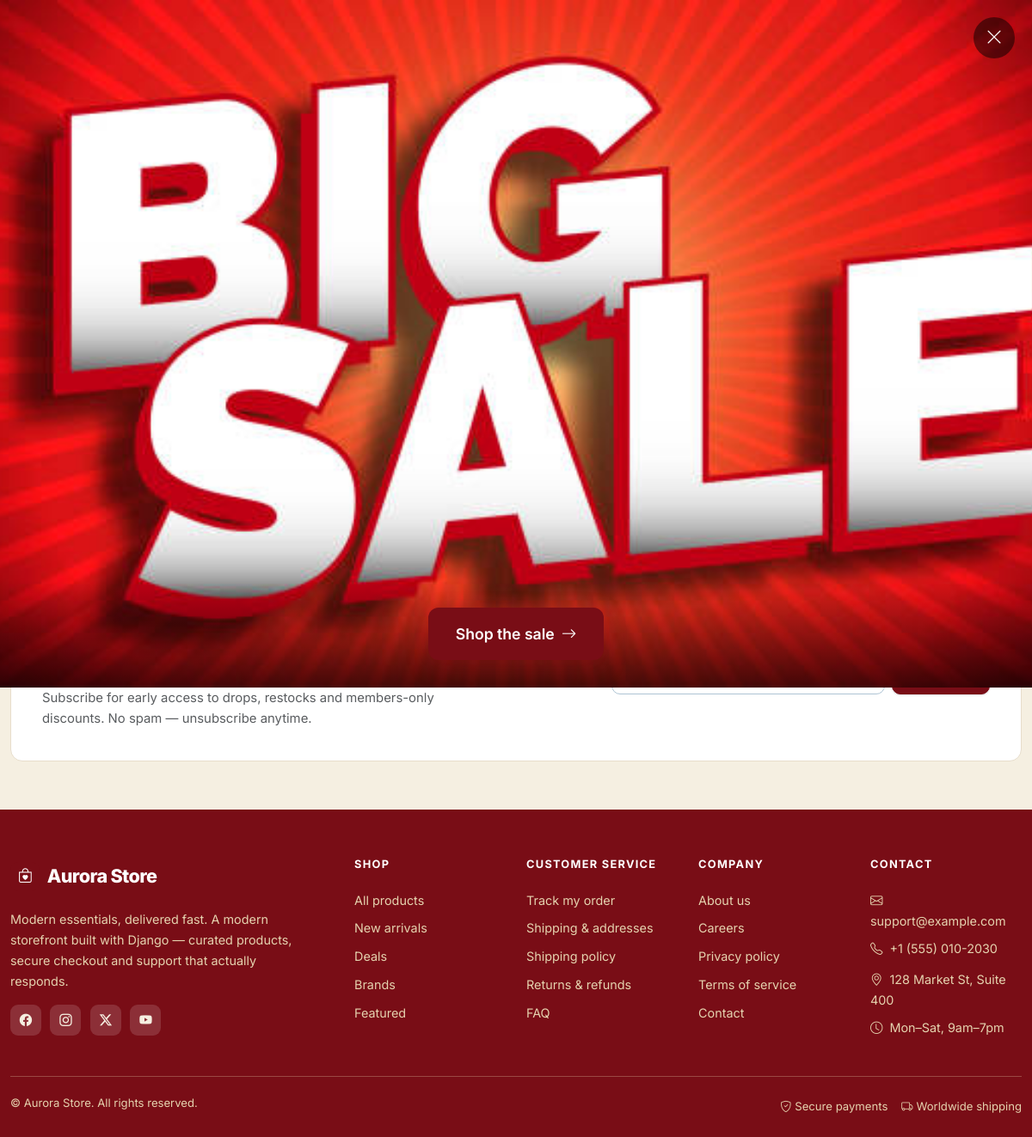
The page /brands/ (signed in) on the database its author committed.
### apps/banners/models.py (models this page shows, shortened)
class Banner(TimeStampedModel):
    class ClickAction(models.TextChoices):
        LINK = "link", _("Navigate to URL")
        MODAL = "modal", _("Open full-screen modal")
    class DeviceTarget(models.TextChoices):
        ALL = "all", _("All devices")
        DESKTOP = "desktop", _("Desktop only")
        MOBILE = "mobile", _("Mobile only")
    class TextAlignment(models.TextChoices):
        LEFT = "left", _("Left")
        CENTER = "center", _("Center")
        RIGHT = "right", _("Right")
    class ButtonStyle(models.TextChoices):
        PRIMARY = "primary", _("Primary")
        OUTLINE = "outline", _("Outline")
        GHOST = "ghost", _("Ghost")
    title = models.CharField(_("title"), max_length=200)
    slug = models.SlugField(_("slug"), max_length=200, unique=True)
    image = models.ImageField(
        _("image"),
        upload_to="banners/%Y/%m/",
        validators=[validate_image_file],
        help_text=_("Main desktop image (recommended 1920x600px)"),
    )
    mobile_image = models.ImageField(
        _("mobile image"),
        upload_to="banners/%Y/%m/",
        blank=True,
        validators=[validate_image_file],
        help_text=_("Optional mobile-specific image (recommended 750x800px)"),
    )
    click_action = models.CharField(
        _("click action"),
        max_length=10,
        choices=ClickAction.choices,
        default=ClickAction.LINK,
    )
    link_url = models.URLField(
        _("link URL"),
        blank=True,
        help_text=_("Required when click action is 'Navigate to URL'"),
    )
    modal_content = models.TextField(
        _("modal content"),
        blank=True,
        help_text=_("HTML content for modal (when click action is 'Open full-screen modal')"),
    )
    button_text = models.CharField(
        _("button text"),
        max_length=50,
        blank=True,
        help_text=_("CTA button text (e.g., 'Shop Now', 'Learn More')"),
    )
    button_style = models.CharField(
        _("button style"),
        max_length=10,
        choices=ButtonStyle.choices,
        default=ButtonStyle.PRIMARY,
    )
    valid_from = models.DateTimeField(_("valid from"), default=timezone.now)
    valid_until = models.DateTimeField(_("valid until"), null=True, blank=True)
    is_active = models.BooleanField(_("active"), default=True, db_index=True)
    device_target = models.CharField(
        _("device target"),
        max_length=10,
        choices=DeviceTarget.choices,
        default=DeviceTarget.ALL,
    )
    countries = models.JSONField(
        _("countries"),
        default=list,
        blank=True,
        help_text=_("ISO 3166-1 alpha-2 country codes (e.g., ['US', 'CA']). Empty = all countries."),
    )
    user_segments = models.JSONField(
        _("user segments"),
        default=dict,
        blank=True,
        help_text=_("JSON object: {'new_visitors': true, 'returning': false, 'has_orders': true}"),
    )
    min_order_count = models.PositiveIntegerField(
        _("minimum order count"),
        default=0,
        help_text=_("Show only to users with at least this many completed orders"),
    )
    show_once_per_session = models.BooleanField(
        _("show once per session"),
        default=False,
        help_text=_("Use sessionStorage to show banner only once per browser session"),
    )
    is_popup = models.BooleanField(
        _("deal popup"),
        default=False,
        db_index=True,
        help_text=_(
            "Auto-show as a centered deal popup near the top of the page on load "
            "(image only, with a close button)"
        ),
    )
    position = models.PositiveIntegerField(
        _("position"),
        default=0,
        help_text=_("Higher values appear first. Used for ordering multiple active banners."),
    )
    overlay_gradient = models.BooleanField(
        _("overlay gradient"),
        default=True,
        help_text=_("Dark gradient overlay for text readability on image"),
    )
    text_alignment = models.CharField(
        _("text alignment"),
        max_length=10,
        choices=TextAlignment.choices,
        default=TextAlignment.LEFT,
    )
    custom_css = models.TextField(
        _("custom CSS"),
        blank=True,
        help_text=_("Additional CSS classes or inline styles for advanced styling"),
    )
    impressions = models.PositiveIntegerField(_("impressions"), default=0, editable=False)
    clicks = models.PositiveIntegerField(_("clicks"), default=0, editable=False)
    class Meta:
        verbose_name = _("banner")
        verbose_name_plural = _("banners")
        ordering = ("-position", "-created_at")
        indexes = [
            models.Index(fields=["is_active", "valid_from", "valid_until"]),
            models.Index(fields=["position", "-created_at"]),
        ]
    @property
    def is_expired(self):
        return self.valid_until is not None and self.valid_until < timezone.now()
    @property
    def is_started(self):
        return self.valid_from <= timezone.now()
    @property
    def is_scheduled_valid(self):
        return self.is_started and not self.is_expired
    def matches_request(self, request, *, skip_session_check=False):
        if not self.is_active or not self.is_scheduled_valid:
            return False
        if self.device_target != self.DeviceTarget.ALL:
            is_mobile = getattr(request, "is_mobile", False)
            if self.device_target == self.DeviceTarget.MOBILE and not is_mobile:
                return False
            if self.device_target == self.DeviceTarget.DESKTOP and is_mobile:
                return False
        if self.countries:
            country_code = getattr(request, "country_code", None)
            if not country_code or country_code.upper() not in [c.upper() for c in self.countries]:
                return False
        if self.user_segments:
            if not self._matches_user_segments(request):
                return False
        if self.min_order_count > 0:
            if not self._matches_min_orders(request):
                return False
        if self.show_once_per_session and not skip_session_check:
            if self._seen_in_session(request):
                return False
        return True

### apps/catalog/views.py (the view)
# urls.py: path("brands/", views.brand_list, name="brands"),
@require_GET
def brand_list(request):
    brands = (
        Brand.objects.filter(is_active=True)
        .annotate(
            product_count=Count(
                "products", filter=Q(products__status=Product.Status.ACTIVE)
            )
        )
        .order_by("name")
    )
    return render(request, "shop/brands.html", {
        "brands": brands,
        "breadcrumbs": _breadcrumbs((_("Brands"), None)),
    })

### apps/accounts/models.py (called while the page is built)
    @property
    def is_management(self):
        return self.is_active and (self.is_staff or self.is_superuser)

### apps/banners/context_processors.py (called while the page is built)
def _active_queryset():
    return (
        Banner.objects.filter(
            is_active=True,
            valid_from__lte=timezone.now(),
        )
        .filter(
            models.Q(valid_until__isnull=True) | models.Q(valid_until__gte=timezone.now())
        )
        .order_by("-position", "-created_at")
    )

def active_banners(request):
    try:
        request.is_mobile = getattr(request, "is_mobile", False)
        request.country_code = getattr(request, "country_code", None)
        slides = []
        popup = None
        first = None
        for banner in _active_queryset():
            if banner.is_popup:
                if banner.matches_request(request, skip_session_check=True):
                    popup = popup or banner
                    first = first or banner
            elif banner.matches_request(request):
                slides.append(banner)
                first = first or banner
        return {
            "banners": slides,
            "popup_banner": popup,
            "active_banner": first,
        }
    except Exception:
        return {"banners": [], "popup_banner": None, "active_banner": None}

### apps/cart/context_processors.py (called while the page is built)
def cart_context(request):
    context = {
        "cart_count": 0,
        "wishlist_count": 0,
        "compare_count": 0,
        "compare_slugs": [],
    }
    user = getattr(request, "user", None)
    try:
        cart = get_cart(request, create=False)
        context["cart_count"] = cart.total_quantity if cart else 0
        compare = get_compare_list(request)
        context["compare_count"] = len(compare)
        context["compare_slugs"] = compare
        if user is not None and user.is_authenticated:
            context["wishlist_count"] = get_wishlist_count(user)
    except Exception:  # pragma: no cover - never break page rendering
        pass
    return context

### apps/cart/models.py (called while the page is built)
    @property
    def total_quantity(self):
        return sum(item.quantity for item in self.items.all())

### apps/cart/services.py (called while the page is built)
def get_wishlist_count(user):
    if user is None or not user.is_authenticated:
        return 0
    return WishlistItem.objects.filter(user=user).count()

def get_compare_list(request):
    slugs = request.session.get("compare", [])
    if not isinstance(slugs, list):
        return []
    return [s for s in slugs if isinstance(s, str)]

### apps/catalog/brand_logos.py (called while the page is built, shortened)
def parse_brand_logos(text):
    logos = []
    return logos

### templates/shop/brands.html (shortened to what this page needs)
{% extends "base.html" %}
{% load core_tags i18n %}
{% block breadcrumbs %}
<div class="container-xxl">{% include "includes/breadcrumbs.html" %}</div>
{% endblock %}
{% block content %}
<section class="au-section pt-2">
  <div class="container-xxl">
    <div class="au-section-head">
      <div>
        <span class="au-eyebrow"> {% trans "Partners" %}</span>
        <h2>{% trans "Shop by brand" %}</h2>
        <p>{% trans "Every brand we stock, in one place." %}</p>
      </div>
    </div>
    {% if brands %}
      <div class="row g-3 g-md-4">
        {% for brand in brands %}
          <div class="col-6 col-md-4 col-xl-3">
            <a class="au-cat" href="{{ brand.get_absolute_url }}">
              <div class="cat-img" style="aspect-ratio:16/9">
                {% if brand.logo %}
                  <img src="{{ brand.logo.url }}" alt="{{ brand.name }}" loading="lazy"
                       style="object-fit:contain;background:#fff">
                {% else %}
                  <span class="glyph"></span>
                {% endif %}
              </div>
              <div class="cat-body">
                <div>
                  <b>{{ brand.name }}</b>
                  <span class="d-block">{% blocktrans count counter=brand.product_count %}{{ counter }} product{% plural %}{{ counter }} products{% endblocktrans %}</span>
                </div>
              </div>
            </a>
          </div>
        {% endfor %}
      </div>
    {% else %}
      {% trans "No brands yet" as empty_title %}
      {% trans "Brands will show up here once they are added." as empty_text %}
      {% trans "Browse products" as empty_action %}
    {% endif %}
  </div>
</section>
{% endblock %}

### templates/includes/deal_popup.html (shortened to what this page needs)
{% load i18n %}
{% if popup_banner %}
<div class="modal fade deal-promo-modal"
     id="dealPromoModal{{ popup_banner.id }}"
     tabindex="-1"
     aria-labelledby="dealPromoLabel{{ popup_banner.id }}"
     aria-hidden="true"
     data-banner-id="{{ popup_banner.id }}"
     data-show-once-per-session="{{ popup_banner.show_once_per_session|yesno:'true,false' }}"
     data-promo-url="{% url 'banners:track_impression' popup_banner.id %}"
     data-seen-url="{% url 'banners:mark_seen' popup_banner.id %}">
  <div class="modal-dialog modal-dialog-centered deal-promo-dialog">
    <div class="modal-content deal-promo-content">
      <button type="button"
              class="deal-promo-close"
              data-bs-dismiss="modal"
              aria-label="{% trans 'Close' %}">
        <i class="bi bi-x-lg" aria-hidden="true"></i>
      </button>
      <div class="deal-promo-body">
        {% if popup_banner.mobile_image %}
        <picture>
          <source media="(max-width: 767px)" srcset="{{ popup_banner.mobile_image.url }}">
          <img src="{{ popup_banner.image.url }}" alt="{{ popup_banner.title }}" class="deal-promo-image" loading="eager">
        </picture>
        {% else %}
        <img src="{{ popup_banner.image.url }}" alt="{{ popup_banner.title }}" class="deal-promo-image" loading="eager">
        {% endif %}
      </div>
      {% if popup_banner.button_text and popup_banner.link_url %}
      <div class="deal-promo-footer">
        <a href="{{ popup_banner.link_url }}"
           class="deal-promo-btn"
           data-banner-id="{{ popup_banner.id }}"
           data-banner-action="modal_link"
           data-click-url="{% url 'banners:track_click' popup_banner.id %}">
          {{ popup_banner.button_text }} <i class="bi bi-arrow-right" aria-hidden="true"></i>
        </a>
      </div>
      {% endif %}
    </div>
  </div>
</div>
{% endif %}

### rows shown on the page
Banner: image (picture), button_text "Shop the sale"

### other values the page prints
{{ SITE_NAME }} "Aurora Store"
{{ SUPPORT_EMAIL }} "support@example.com"
{{ SUPPORT_PHONE }} "+1 (555) 010-2030"
